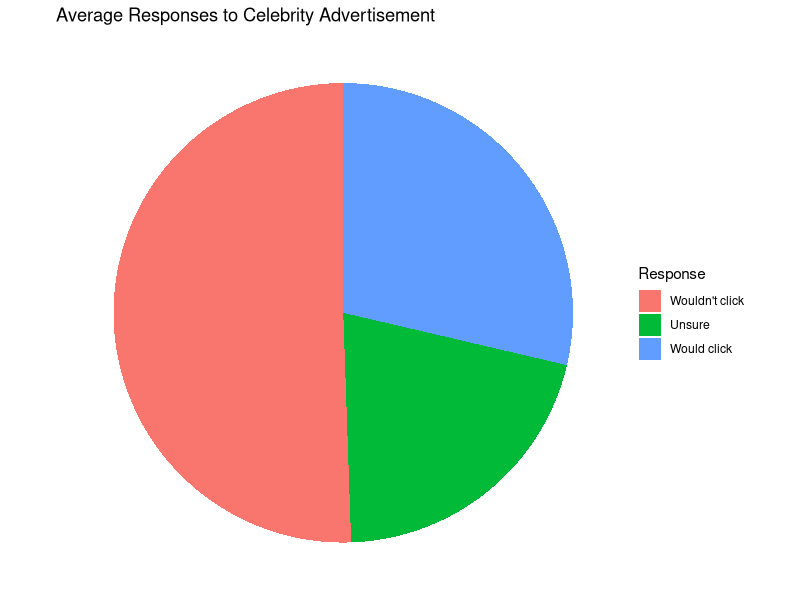
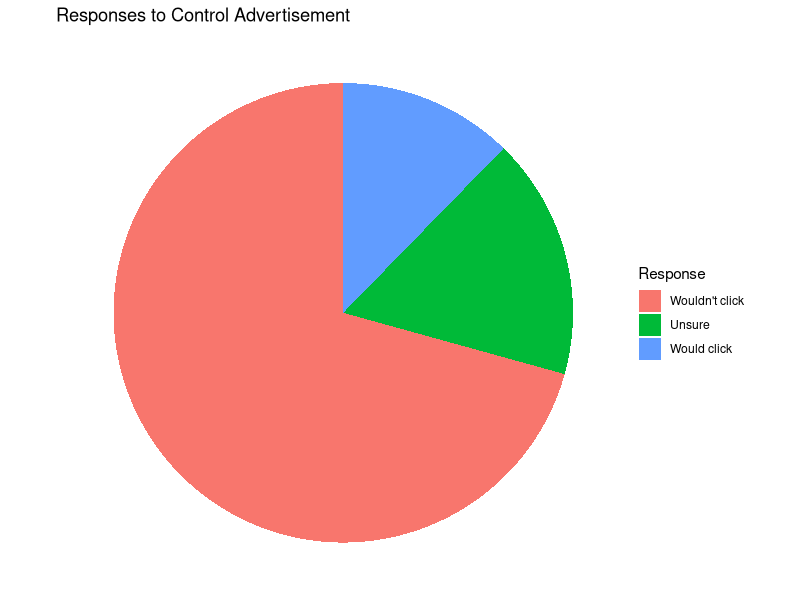
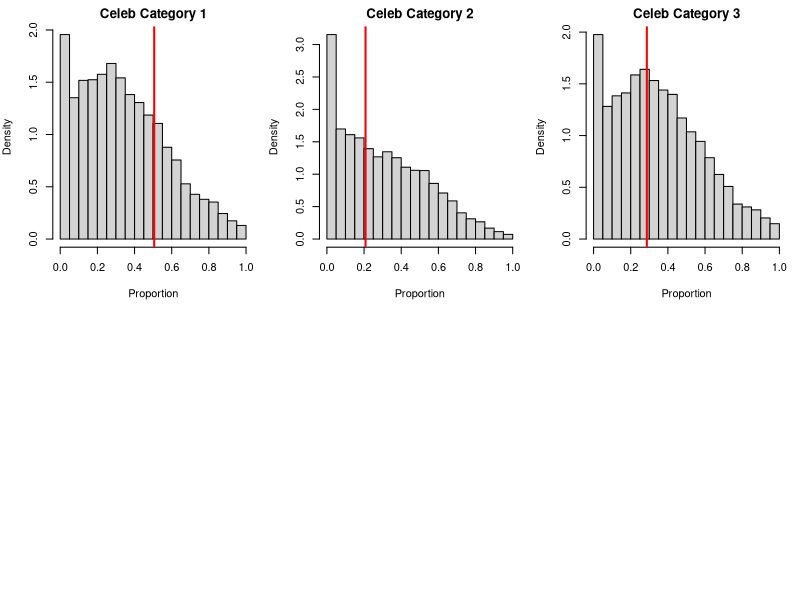
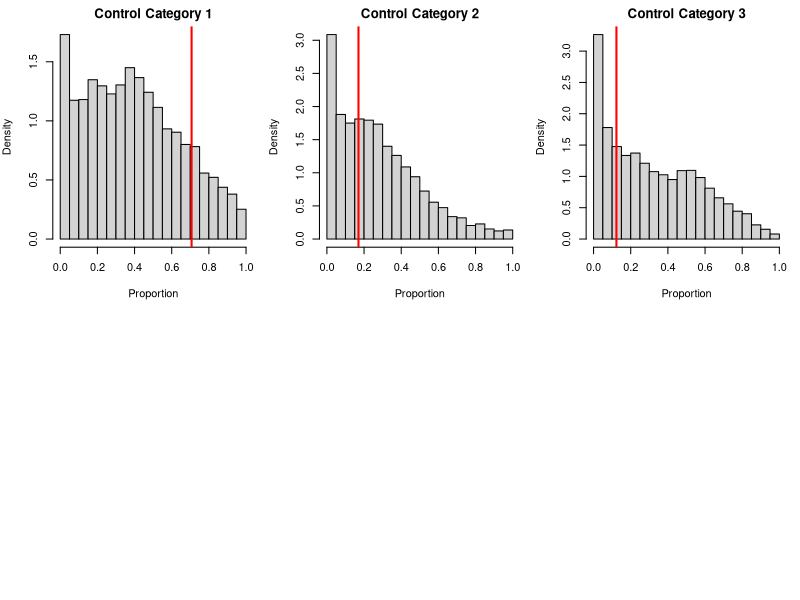

The R source for these figures, in order:
## ---- chunk 1
control_observed_prop <- c(.707, .17, .123)

celebrity_observed_prop <- c(.50566667, .208, .28666667)


response <- factor(c(1, 2, 3), levels = 1:3, labels = c("Wouldn't click", "Unsure", "Would click"))



#Where 1 = wouldn't click, 2 = unsure, 3 = would click
## ---- chunk 2
df <- data.frame(control_observed_prop, celebrity_observed_prop)
## ---- chunk 3
library(ggplot2)

pie_control <- df |> 
  ggplot(aes(x = "", y = control_observed_prop, fill = factor(response))) +
  geom_bar(stat = "identity", width = 1) +
  coord_polar("y", start = 0) +
  labs(title = "Responses to Control Advertisement",
       fill = "Response") +
  theme_void()

pie_celeb <- df |> 
    ggplot(aes(x = "", y = celebrity_observed_prop, fill = factor(response))) +
  geom_bar(stat = "identity", width = 1) +
  coord_polar("y", start = 0) +
  labs(title = "Average Responses to Celebrity Advertisement",
       fill = "Response") +
  theme_void()


pie_celeb
pie_control
## ---- chunk 4
#Define the log of the unnormalized target distribution with a constraint on proportions
log_target <- function(x, observed_props) {
  # Ensure observed proportions are treated as numeric vectors
  observed_props <- unlist(observed_props)
  
  # Check if any proportion is outside the range [0, 1], if so, assign a very small likelihood
  if (any(x < 0) || any(x > 1)) {
    return(-Inf)
  }
  
  # Calculate the log likelihood of the current state
  log_likelihood <- sum(x * log(observed_props))
  
  # Return the log likelihood
  return(log_likelihood)
}

#Metropolis-Hastings step function
metropolis_hastings_step <- function(current_state, observed_props, proposal_sd) {
#Generate a proposal state by adding noise (via a random Normal distribution) to the current state
  proposal_state <- current_state + rnorm(length(current_state), 0, proposal_sd)
  
#ensure the proposal state remains between 0 and 1
  proposal_state <- pmax(0, pmin(1, proposal_state))
  
#Normalize the proposal state so that the proportions sum up to 1 for each iteration
  proposal_state <- proposal_state / sum(proposal_state)
  
#Calculate the log likelihoods for the current and proposal states
  log_current <- log_target(current_state, observed_props)
  log_proposal <- log_target(proposal_state, observed_props)
  
#Calculate the acceptance probability
  log_alpha <- log_proposal - log_current
  
#Accept or reject the proposal based on the acceptance probability
  if (log(runif(1)) < log_alpha) {
    return(proposal_state)  # Accept the proposal
  } else {
    return(current_state)   # Reject the proposal and stay at the current state
  }
}

#Function to run the Metropolis-Hastings algorithm for a specified number of iterations
metropolis_hastings <- function(n_iter, observed_props, proposal_sd, initial_state) {
  samples <- array(0, dim = c(n_iter, length(initial_state), length(observed_props)))
  
  for (k in 1:length(observed_props)) {
    current <- initial_state
    for (i in 1:n_iter) {
      current <- metropolis_hastings_step(current, observed_props[[k]], proposal_sd)
      samples[i,,k] <- current
    }
  }
  
  return(samples)
}

#Parameters
n_iter <- 10000
proposal_sd <- 0.05

#Initial state proportions for celebrity and control observed proportions
initial_states <- list(
  celeb = c(0.5057, 0.208, 0.2867),  #Initial state proportions for celebrity observed proportions
  control = c(0.707, 0.17, 0.123)  #Initial state proportions for control observed proportions
)

#Run simulations for celebrity observed proportions
observed_props <- list(celebrity_observed_prop)
celeb_samples <- metropolis_hastings(n_iter, observed_props, proposal_sd, initial_states$celeb)

#Run simulations for control observed proportions
observed_props <- list(control_observed_prop)
control_samples <- metropolis_hastings(n_iter, observed_props, proposal_sd, initial_states$control)

#Plot the samples for celebrity observed proportions
par(mfrow = c(2, 3), mar = c(4, 4, 2, 1))
for (j in 1:length(initial_states$celeb)) {
  hist(celeb_samples[,j,], breaks = 30, freq = FALSE, main = paste("Celeb Category", j), xlab = "Proportion")
    abline(v = initial_states$celeb[j], col = "red", lwd = 2)

}

# Plot the samples for control observed proportions
par(mfrow = c(2, 3), mar = c(4, 4, 2, 1))
for (j in 1:length(initial_states$control)) {
  hist(control_samples[, j, 1], breaks = 30, freq = FALSE, main = paste("Control Category", j), xlab = "Proportion")
  abline(v = initial_states$control[j], col = "red", lwd = 2)
}
## ---- chunk 5
# Function to calculate confidence intervals for a set of samples
calculate_confidence_intervals <- function(samples) {
  # Compute quantiles for each category
  quantiles <- apply(samples, 2, quantile, probs = c(0.025, 0.5, 0.975))
  
  # Construct confidence intervals
  confidence_intervals <- t(quantiles)
  
  # Return confidence intervals
  return(confidence_intervals)
}

# Calculate confidence intervals for celebrity observed proportions
celeb_confidence_intervals <- calculate_confidence_intervals(celeb_samples)

# Calculate confidence intervals for control observed proportions
control_confidence_intervals <- calculate_confidence_intervals(control_samples)

# Display confidence intervals for celebrity observed proportions
cat("Confidence intervals for celebrity observed proportions:\n")
for (j in 1:length(initial_states$celeb)) {
  cat("Category", j, ":\n")
  cat("  95% Confidence Interval:", celeb_confidence_intervals[j, 1], "-", celeb_confidence_intervals[j, 3], "\n")
  cat("  Median (Point Estimate):", celeb_confidence_intervals[j, 2], "\n")
}

# Display confidence intervals for control observed proportions
cat("\nConfidence intervals for control observed proportions:\n")
for (j in 1:length(initial_states$control)) {
  cat("Category", j, ":\n")
  cat("  95% Confidence Interval:", control_confidence_intervals[j, 1], "-", control_confidence_intervals[j, 3], "\n")
  cat("  Median (Point Estimate):", control_confidence_intervals[j, 2], "\n")
}
